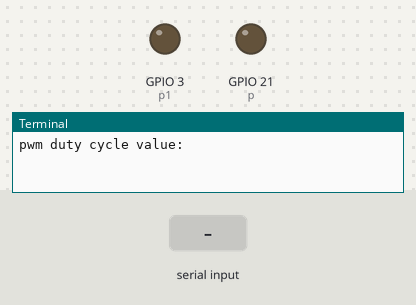
Simulated run of this program. Board: Raspberry Pi (BCM pin numbers). Parts: output pins drawn as LEDs (lit = HIGH), the last lines printed to the terminal. Inputs (shaded band) come from the test bench.

Above: at 1.2 s.
1.3 s: "5" typed at the terminal, then Enter
At 2.1 s:
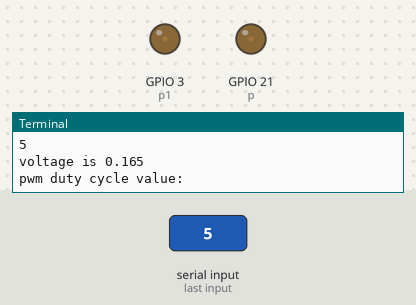
2.8 s: "90" typed at the terminal, then Enter
At 3.2 s:
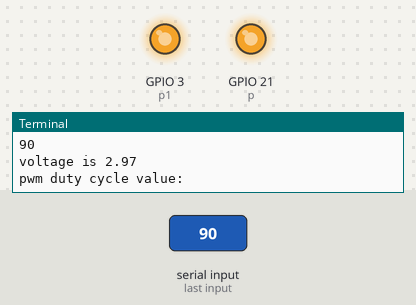
Timing chart, 0 to 5.8 s (numbered marks = the images above; inputs shaded):
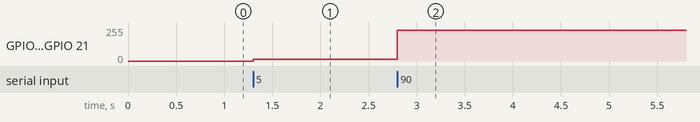

The program:

4-3-pwm-dac.py
```python
import RPi.GPIO as gpio

gpio.setmode(gpio.BCM)

gpio.setup(21, gpio.OUT)
gpio.setup(3, gpio.OUT)


p = gpio.PWM(21, 60)
p1 = gpio.PWM(3, 60)
p.start(0)
p1.start(0)
try:
    while True:
        a = float(input("pwm duty cycle value:"))
        p.ChangeDutyCycle(a)
        p1.ChangeDutyCycle(a)
        print(f"voltage is {3.3*a/100}")


finally:
    gpio.output(21, 0)
    gpio.output(3, 0)
    gpio.cleanup()
```

Measured:
- after the input at 1.3 s, GPIO 3 (p1), GPIO 21 (p): 0/255 → 13/255 at once
- after the input at 2.8 s, GPIO 3 (p1), GPIO 21 (p): 13/255 → 230/255 at once
